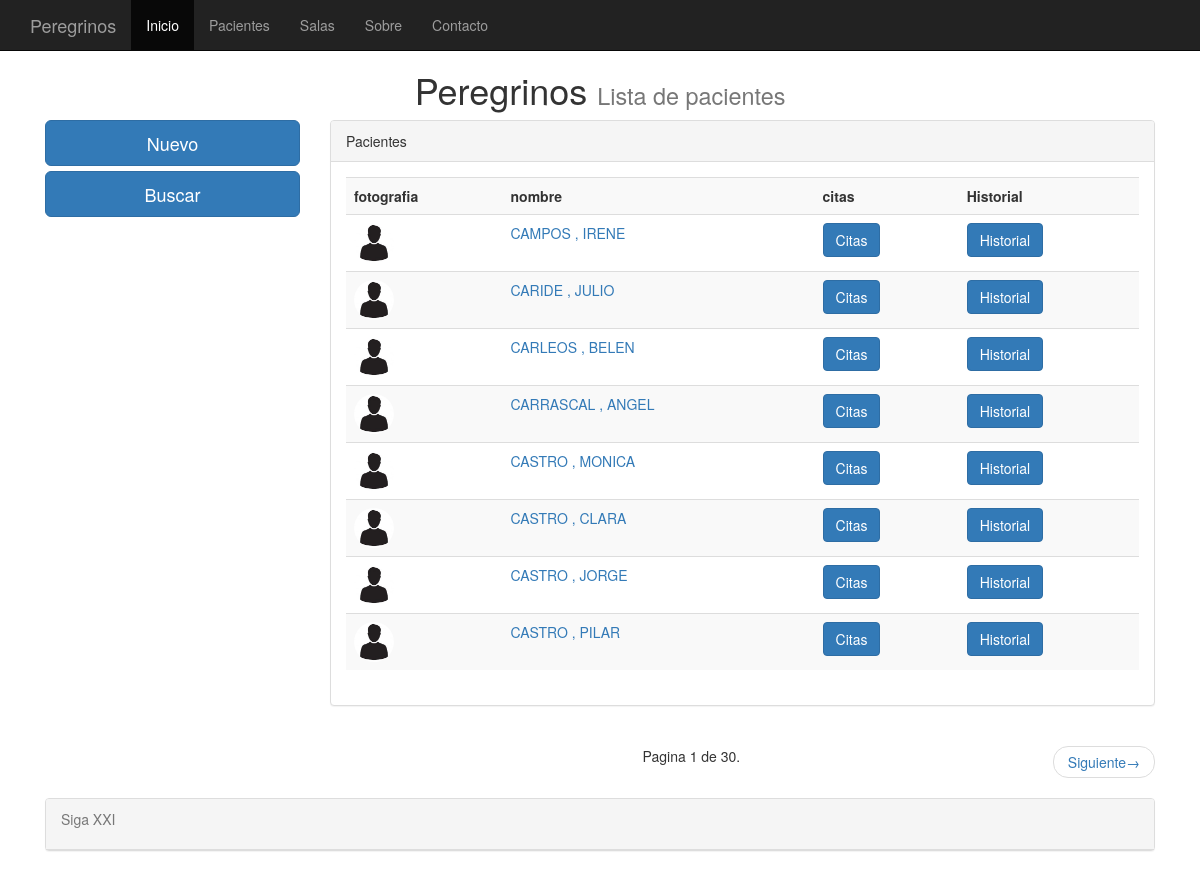
The app's page /pacientes/ with its own data.
### clinica/models.py (models this page shows, shortened)
class clientes(models.Model):
    nombre = models.CharField(max_length=75)
    apellidos = models.CharField(max_length=75)
    telefono =  models.PositiveIntegerField(null=True, blank=True)
    telefono2 = models.PositiveIntegerField(null=True, blank=True)
    antiguedad = models.DateTimeField(default=datetime.now, blank=True)
    fotografia = models.ImageField(upload_to='imagenes', blank=True)

### clinica/views.py (the view)
# urls.py: url(r'^pacientes/',ListaPacientes.as_view(), name = 'ListaPacientes'),
class ListaPacientes(ListView):
    queryset = clientes.objects.order_by('apellidos')
    context_object_name = 'clientes'
    paginate_by = 8

### templates/clinica/clientes_list.html (shortened to what this page needs)
{% extends "base.html" %}
{%   load   staticfiles   %}
{% block titulo %}
Lista de pacientes
{% endblock %}
{% block content %}
<row>
	<div class="col-md-3">
		<a href="/paciente/agregar" class="btn btn-primary btn-lg btn-block">Nuevo</a>
		<a href="/pacientes_buscar" class="btn btn-primary btn-lg btn-block">Buscar</a>
	</div>
	<div class="col-md-9" >
		<div class="panel panel-default">
			<div class="panel-heading">Pacientes</div>
			<div class ="panel-body">
				{% if object_list %}
				<div class="table-responsive">
				<table class="table table-striped">
					<th>fotografia</th>
					<th>nombre</th>
					<th>citas</th>
					<th>Historial</th>
          {% for pacientes  in object_list %}
						<tr>
							<td>
								{% if pacientes.fotografia %}
									<img src="{{ pacientes.fotografia.url }}"  class="img-circle" width="40" height="40" >
								{% else %}
									<img src="/media/imagenes/user.jpg"  class="img-circle" width="40" height="40">
								{% endif %}
							</td>
							<td><a href="/pacientes_detalle/{{pacientes.id}}/"><spam>{{ pacientes.apellidos | capfirst }} , {{ pacientes.nombre | capfirst }}</spam></a></td>
							<td><a href="/citas/{{pacientes.id}}/" class="btn btn-primary">Citas<a></td>
							<td><a href="/historial/{{pacientes.id}}/" class="btn btn-primary">Historial<a></td>
					{% endfor %}
				  </table>
				</div>
		    {% else %}
        	<p class="text-warning">No hay clientes registrados.</p>
        {% endif %}
			</div>
		</div>
	</div>
</row>
<row>
	<div class="col-md-9 col-md-offset-3">
		<nav>
			<ul class="pager">
				<li> Pagina {{ page_obj.number }} de {{ paginator.num_pages }}.</li>
				{% if page_obj.has_next %}
				<li class="next"><a href="?page={{ page_obj.next_page_number }}">Siguiente<spam aria-hideen="true">&rarr;</spam></a></li>
				{%endif%}
			</ul>
		</nav>
	</div>
</row>
{% endblock %}

### records on screen
clientes: fotografia (placeholder picture), apellidos "CAMPOS", nombre "IRENE"
clientes: fotografia (placeholder picture), apellidos "CARIDE", nombre "JULIO"
clientes: fotografia (placeholder picture), apellidos "CARLEOS", nombre "BELEN"
clientes: fotografia (placeholder picture), apellidos "CARRASCAL", nombre "ANGEL"
clientes: fotografia (placeholder picture), apellidos "CASTRO", nombre "MONICA"
clientes: fotografia (placeholder picture), apellidos "CASTRO", nombre "CLARA"
clientes: fotografia (placeholder picture), apellidos "CASTRO", nombre "JORGE"
clientes: fotografia (placeholder picture), apellidos "CASTRO", nombre "PILAR"

### other values on screen
{{ page_obj.number }} "1"
{{ paginator.num_pages }} "30"
